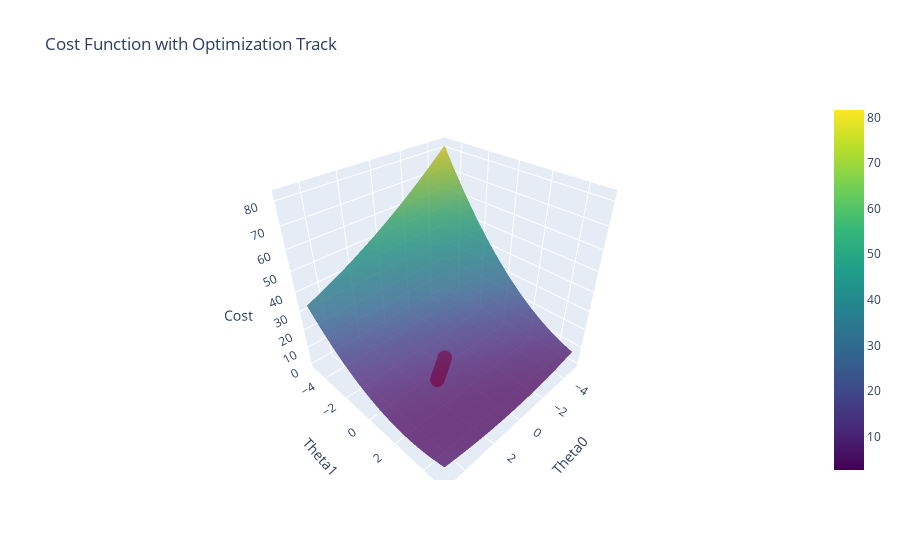

The code cell stored with this chart in its notebook:
### Code cell
import numpy as np
import plotly.graph_objects as go

# Generate random data for two features
np.random.seed(0)
num_samples = 100
X1 = np.random.rand(num_samples)
X2 = np.random.rand(num_samples)
Y = 2 * X1 + 3 * X2 + np.random.randn(num_samples)  # Linear relationship with noise

# Define the cost function for linear regression
def cost_function(X1, X2, Y, theta0, theta1, theta2):
    predictions = theta0 + theta1 * X1 + theta2 * X2
    squared_errors = (predictions - Y) ** 2
    return np.mean(squared_errors) / 2

# Define the gradient descent function
def gradient_descent(X1, X2, Y, learning_rate, num_iterations):
    # Initialize theta values
    theta0 = 0
    theta1 = 0
    theta2 = 0
    
    # Lists to store optimization track
    theta0_track = [theta0]
    theta1_track = [theta1]
    theta2_track = [theta2]
    cost_track = [cost_function(X1, X2, Y, theta0, theta1, theta2)]
    
    # Gradient descent loop
    for _ in range(num_iterations):
        # Compute gradients
        predictions = theta0 + theta1 * X1 + theta2 * X2
        errors = predictions - Y
        gradient0 = np.mean(errors)
        gradient1 = np.mean(errors * X1)
        gradient2 = np.mean(errors * X2)
        
        # Update parameters
        theta0 -= learning_rate * gradient0
        theta1 -= learning_rate * gradient1
        theta2 -= learning_rate * gradient2
        
        # Append new parameters and cost to track lists
        theta0_track.append(theta0)
        theta1_track.append(theta1)
        theta2_track.append(theta2)
        cost_track.append(cost_function(X1, X2, Y, theta0, theta1, theta2))
    
    return theta0_track, theta1_track, theta2_track, cost_track

# Perform gradient descent
learning_rate = 0.01
num_iterations = 100
theta0_track, theta1_track, theta2_track, cost_track = gradient_descent(X1, X2, Y, learning_rate, num_iterations)

# Create a meshgrid of theta values
theta0_vals = np.linspace(-5, 5, 100)
theta1_vals = np.linspace(-5, 5, 100)
theta2_vals = np.linspace(-5, 5, 100)
theta0_mesh, theta1_mesh, theta2_mesh = np.meshgrid(theta0_vals, theta1_vals, theta2_vals, indexing='ij')

# Compute cost values for each combination of theta values
cost_vals = np.zeros_like(theta0_mesh)
for i in range(len(theta0_vals)):
    for j in range(len(theta1_vals)):
        for k in range(len(theta2_vals)):
            cost_vals[i, j, k] = cost_function(X1, X2, Y, theta0_vals[i], theta1_vals[j], theta2_vals[k])

# Flatten the meshgrids and cost values
theta0_vals_flat = theta0_mesh.flatten()
theta1_vals_flat = theta1_mesh.flatten()
theta2_vals_flat = theta2_mesh.flatten()
cost_vals_flat = cost_vals.flatten()

# Create the optimization track line
optimization_track = go.Scatter3d(x=theta0_track, y=theta1_track, z=cost_track, mode='lines+markers', 
                                  line=dict(color='red', width=2), marker=dict(color='red', size=5), name='Optimization Track')

# Create the surface plot of the cost function
cost_surface = go.Surface(x=theta0_vals, y=theta1_vals, z=cost_vals[:,:,0], colorscale='Viridis', opacity=0.8, name='Cost Function')

# Define layout for the plot
layout = go.Layout(title='Cost Function with Optimization Track', scene=dict(xaxis=dict(title='Theta0'), 
                                                                             yaxis=dict(title='Theta1'), 
                                                                             zaxis=dict(title='Cost')))

# Create the figure
fig = go.Figure(data=[cost_surface, optimization_track], layout=layout)

# Show the plot
fig.show()

### Figure 1 — Plotly figure (JSON) as saved in the notebook; plotly's stock layout.template omitted (floating-point values rounded to 4 significant figures; data arrays with more than 128 entries replaced by an {"elided": "..."} marker saying what was removed)
{"data": [{"colorscale": [[0, "#440154"], [0.1111, "#482878"], [0.2222, "#3e4989"], [0.3333, "#31688e"], [0.4444, "#26828e"], [0.5556, "#1f9e89"], [0.6667, "#35b779"], [0.7778, "#6ece58"], [0.8889, "#b5de2b"], [1, "#fde725"]], "name": "Cost Function", "opacity": 0.8, "type": "surface", "x": [-5, -4.899, -4.798, -4.697, -4.596, -4.495, -4.394, -4.293, -4.192, -4.091, -3.99, -3.889, -3.788, -3.687, -3.586, -3.485, -3.384, -3.283, -3.182, -3.081, -2.98, -2.879, -2.778, -2.677, -2.576, -2.475, -2.374, -2.273, -2.172, -2.071, -1.97, -1.869, -1.768, -1.667, -1.566, -1.465, -1.364, -1.263, -1.162, -1.061, -0.9596, -0.8586, -0.7576, -0.6566, -0.5556, -0.4545, -0.3535, -0.2525, -0.1515, -0.05051, 0.05051, 0.1515, 0.2525, 0.3535, 0.4545, 0.5556, 0.6566, 0.7576, 0.8586, 0.9596, 1.061, 1.162, 1.263, 1.364, 1.465, 1.566, 1.667, 1.768, 1.869, 1.97, 2.071, 2.172, 2.273, 2.374, 2.475, 2.576, 2.677, 2.778, 2.879, 2.98, 3.081, 3.182, 3.283, 3.384, 3.485, 3.586, 3.687, 3.788, 3.889, 3.99, 4.091, 4.192, 4.293, 4.394, 4.495, 4.596, 4.697, 4.798, 4.899, 5], "y": [-5, -4.899, -4.798, -4.697, -4.596, -4.495, -4.394, -4.293, -4.192, -4.091, -3.99, -3.889, -3.788, -3.687, -3.586, -3.485, -3.384, -3.283, -3.182, -3.081, -2.98, -2.879, -2.778, -2.677, -2.576, -2.475, -2.374, -2.273, -2.172, -2.071, -1.97, -1.869, -1.768, -1.667, -1.566, -1.465, -1.364, -1.263, -1.162, -1.061, -0.9596, -0.8586, -0.7576, -0.6566, -0.5556, -0.4545, -0.3535, -0.2525, -0.1515, -0.05051, 0.05051, 0.1515, 0.2525, 0.3535, 0.4545, 0.5556, 0.6566, 0.7576, 0.8586, 0.9596, 1.061, 1.162, 1.263, 1.364, 1.465, 1.566, 1.667, 1.768, 1.869, 1.97, 2.071, 2.172, 2.273, 2.374, 2.475, 2.576, 2.677, 2.778, 2.879, 2.98, 3.081, 3.182, 3.283, 3.384, 3.485, 3.586, 3.687, 3.788, 3.889, 3.99, 4.091, 4.192, 4.293, 4.394, 4.495, 4.596, 4.697, 4.798, 4.899, 5], "z": {"elided": "100x100 float values"}}, {"line": {"color": "red", "width": 2}, "marker": {"color": "red", "size": 5}, "mode": "lines+markers", "name": "Optimization Track", "type": "scatter3d", "x": [0, 0.0244, 0.04841, 0.07205, 0.09532, 0.1182, 0.1408, 0.1629, 0.1848, 0.2063, 0.2274, 0.2483, 0.2688, 0.2889, 0.3088, 0.3284, 0.3476, 0.3665, 0.3852, 0.4035, 0.4216, 0.4393, 0.4568, 0.474, 0.491, 0.5076, 0.524, 0.5402, 0.5561, 0.5717, 0.5871, 0.6022, 0.6171, 0.6318, 0.6462, 0.6604, 0.6744, 0.6882, 0.7017, 0.715, 0.7281, 0.741, 0.7537, 0.7662, 0.7785, 0.7906, 0.8025, 0.8142, 0.8257, 0.837, 0.8482, 0.8591, 0.8699, 0.8806, 0.891, 0.9013, 0.9114, 0.9213, 0.9311, 0.9408, 0.9502, 0.9596, 0.9687, 0.9777, 0.9866, 0.9953, 1.004, 1.012, 1.021, 1.029, 1.037, 1.045, 1.053, 1.06, 1.068, 1.075, 1.082, 1.09, 1.097, 1.103, 1.11, 1.117, 1.124, 1.13, 1.136, 1.143, 1.149, 1.155, 1.161, 1.167, 1.172, 1.178, 1.184, 1.189, 1.194, 1.2, 1.205, 1.21, 1.215, 1.22, 1.225], "y": [0, 0.01259, 0.025, 0.03721, 0.04924, 0.06109, 0.07276, 0.08426, 0.09558, 0.1067, 0.1177, 0.1285, 0.1392, 0.1497, 0.16, 0.1702, 0.1802, 0.1901, 0.1998, 0.2094, 0.2188, 0.2281, 0.2373, 0.2463, 0.2551, 0.2639, 0.2725, 0.281, 0.2893, 0.2976, 0.3057, 0.3137, 0.3215, 0.3293, 0.3369, 0.3444, 0.3518, 0.3591, 0.3663, 0.3734, 0.3803, 0.3872, 0.394, 0.4006, 0.4072, 0.4137, 0.42, 0.4263, 0.4325, 0.4386, 0.4445, 0.4505, 0.4563, 0.462, 0.4676, 0.4732, 0.4787, 0.4841, 0.4894, 0.4946, 0.4998, 0.5049, 0.5099, 0.5148, 0.5197, 0.5244, 0.5292, 0.5338, 0.5384, 0.5429, 0.5473, 0.5517, 0.556, 0.5603, 0.5645, 0.5686, 0.5726, 0.5766, 0.5806, 0.5845, 0.5883, 0.5921, 0.5958, 0.5994, 0.6031, 0.6066, 0.6101, 0.6136, 0.617, 0.6203, 0.6236, 0.6269, 0.6301, 0.6332, 0.6363, 0.6394, 0.6424, 0.6454, 0.6484, 0.6512, 0.6541], "z": [3.746, 3.649, 3.555, 3.464, 3.375, 3.29, 3.207, 3.126, 3.048, 2.972, 2.899, 2.828, 2.759, 2.692, 2.627, 2.564, 2.503, 2.443, 2.386, 2.33, 2.276, 2.224, 2.173, 2.124, 2.076, 2.03, 1.985, 1.941, 1.899, 1.858, 1.818, 1.78, 1.742, 1.706, 1.671, 1.637, 1.604, 1.572, 1.541, 1.511, 1.481, 1.453, 1.426, 1.399, 1.373, 1.348, 1.324, 1.3, 1.277, 1.255, 1.233, 1.213, 1.192, 1.173, 1.154, 1.135, 1.117, 1.1, 1.083, 1.067, 1.051, 1.035, 1.021, 1.006, 0.992, 0.9784, 0.9652, 0.9524, 0.94, 0.9279, 0.9163, 0.9049, 0.8939, 0.8833, 0.8729, 0.8629, 0.8531, 0.8437, 0.8345, 0.8256, 0.817, 0.8086, 0.8005, 0.7926, 0.785, 0.7776, 0.7704, 0.7634, 0.7566, 0.7501, 0.7437, 0.7375, 0.7315, 0.7257, 0.7201, 0.7146, 0.7092, 0.7041, 0.6991, 0.6942, 0.6895]}], "layout": {"scene": {"xaxis": {"title": {"text": "Theta0"}}, "yaxis": {"title": {"text": "Theta1"}}, "zaxis": {"title": {"text": "Cost"}}}, "title": {"text": "Cost Function with Optimization Track"}}}
